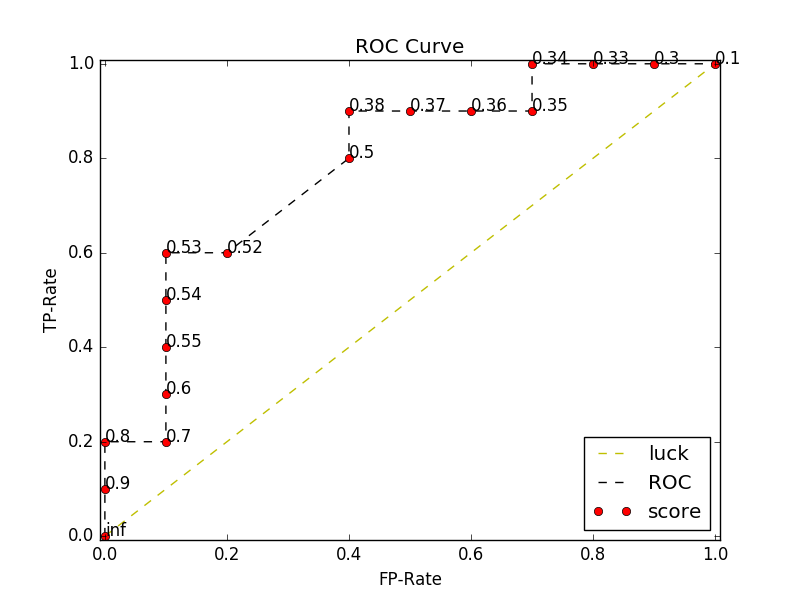

This chart was generated by the following Python code:
# -*- coding: utf-8 -*-
import numpy as np
import pandas as pd
import matplotlib.pyplot as plt


y = np.array([2, 2, 1, 2, 2, 2, 2, 1, 2, 1, 2, 1, 2, 1, 1, 1, 2, 1, 1, 1])
scores = np.array([0.9, 0.8, 0.7, 0.6, 0.55, 0.54, 0.53, 0.52, 0.5, 0.5, 0.5, 0.5, 0.38, 0.37, 0.36, 0.35, 0.34, 0.33, 0.30, 0.1])
target = 2

def generate_ROC(scores, real, target):
	data = pd.DataFrame(data = {"y": real, "score": scores})
	# Ordenando scores descendientemente
	data.sort_values("score", ascending = False, inplace = True)
	# Cantidad de valores clasificados como positivos
	cm = {"TP": 0.0, "FP": 0.0}
	# Cantidad de instancias positivas y negativas 
	targetCount = data.y == target
	yValues = {"P": np.float(len(data.y[targetCount])), "N": np.float(len(data.y[-targetCount]))}

	result = pd.DataFrame(columns = ["x", "y", "score"])
	prev = np.Inf
	indices = range(len(data))

	for i in indices:
		if data.score[i] != prev:
			result.loc[len(result)] = [cm["FP"]/yValues["N"], cm["TP"]/yValues["P"], prev]
			prev = data.score[i]

		if data.y[i] == target:
			cm["TP"] = cm["TP"] + 1
		else:
			cm["FP"] = cm["FP"] + 1

	# Ultimo punto (1,1)
	result.loc[len(result)] = [cm["FP"]/yValues["N"], cm["TP"]/yValues["P"], prev]

	return result

roc = generate_ROC(scores, y, target)

# Graficando Curva ROC
plt.figure()
plt.plot([0, 1], [0, 1], "y--", label = "luck")
plt.plot(roc.x, roc.y, "k--", label = "ROC")
plt.plot(roc.x, roc.y, "ro", label = "score")
for i, txt in enumerate(roc.score):
	plt.annotate(txt, (roc.x[i],roc.y[i]))

plt.xlim([-0.008, 1.008])
plt.ylim([-0.008, 1.008])

plt.xlabel("FP-Rate")
plt.ylabel("TP-Rate")
plt.title("ROC Curve")
plt.legend(loc = "lower right")

print "Guardando la imagen"

plt.savefig("roc.png")